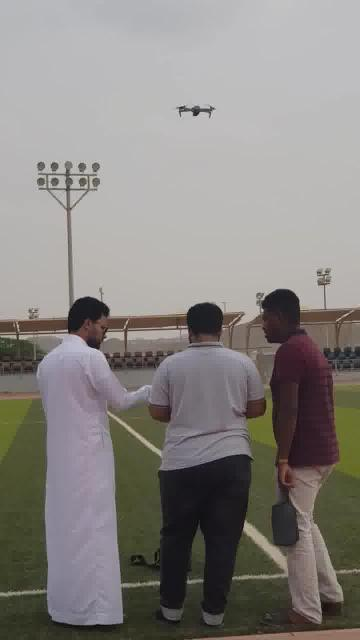
#> input picture drone detection via CV.v1i.createml/train/0267_jpg.rf.95b338daaa7d519ff663e7b2eb195582.jpg, 360 x 640 px, found by its file name; its folder holds only this picture in this run
$ jupyter execute --allow-errors data_analysis.ipynb
#> lines starting #> are read from the running program, lines starting #| are printed output that depends on the picture
[cell 1]
import pandas as pd
import os
from os import listdir
import matplotlib.pyplot as plt
from PIL import Image
import cv2
import numpy as np

[cell 2]
DIR_TRAIN = 'B:\\CV Drone Detection\\drone detection via CV.v1i.createml\\train'
DIR_TEST = 'B:\\CV Drone Detection\\drone detection via CV.v1i.createml\\test'
DIR_VALID = 'B:\\CV Drone Detection\\drone detection via CV.v1i.createml\\valid'

[cell 3]
def lensize_img(path):
    img_list = []
    img_res = {}
    for img in os.listdir(path):
        if img.lower().endswith((".png", ".jpg", ".jpeg")):
            img_path = os.path.join(path, img)
            img_list.append(img)
            if Image.open(img_path).size in img_res:
                img_res[Image.open(img_path).size] += 1
            else:
                img_res[Image.open(img_path).size] = 1

    return len(img_list), img_res

[cell 4]
imgs_size, img_res = lensize_img(DIR_TRAIN)
#> imgs_size = 1; img_res = {(360, 640): 1}
print(f"Train samples: {imgs_size}")
#| Train samples: 1
print(f"Most common resulution:{(list(img_res.keys())[list(img_res.values()).index(sorted(list(img_res.values()))[-1])])} samples: {sorted(list(img_res.values()))[-1]}")
#| Most common resulution:(360, 640) samples: 1
#> (the rest of this cell did not finish here and is left out)

[cell 5]
lovely_dime = [128, 128]

[cell 6]
f"W: {lovely_dime[0]}  H: {lovely_dime[1]}"

[cell 7]
def scaler(in_dir, out_dir, lovely_dime):
    os.makedirs(out_dir, exist_ok=True)
    processed = []

    for img in os.listdir(in_dir):
        if img.lower().endswith((".png", ".jpg", ".jpeg")):
            img_path = os.path.join(in_dir, img)
            image = cv2.imread(img_path)


            height, width = image.shape[:2]
#> height = 640; width = 360

            scale_factor_W, scale_factor_H = lovely_dime[0], lovely_dime[1]
            scale = min(scale_factor_W / width, scale_factor_H / height)
#> scale = 0.2

            new_width = int(width * scale)
#> new_width = 72
            new_height = int(height * scale)
#> new_height = 128

            scaled_image = cv2.resize(src= image,
                                    dsize =(new_width, new_height),
                                    interpolation=cv2.INTER_AREA)
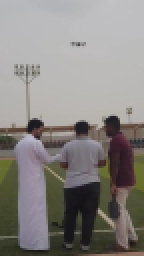
#> scaled_image: shape (128, 72, 3) (shown 2 times larger); mean B, G, R 129, 132.4, 135.8

            canvas = np.zeros((scale_factor_H, scale_factor_W, 3), dtype=np.uint8)

            x_offset = (scale_factor_W - new_width) // 2
#> x_offset = 28
            y_offset = (scale_factor_H - new_height) // 2
#> y_offset = 0
            canvas[y_offset:y_offset+new_height, x_offset:x_offset+new_width] = scaled_image
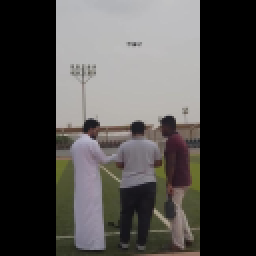
#> canvas: shape (128, 128, 3) (shown 2 times larger); mean B, G, R 72.5, 74.5, 76.4

            save_path = os.path.join(out_dir, img)
            cv2.imwrite(save_path, canvas)
            processed.append(save_path)
    return processed

$ run again, on drone detection via CV.v1i.createml/train/1-318-_jpeg_jpg.rf.4a5aa1fb75b4c393bda722bd4e8f382e.jpg
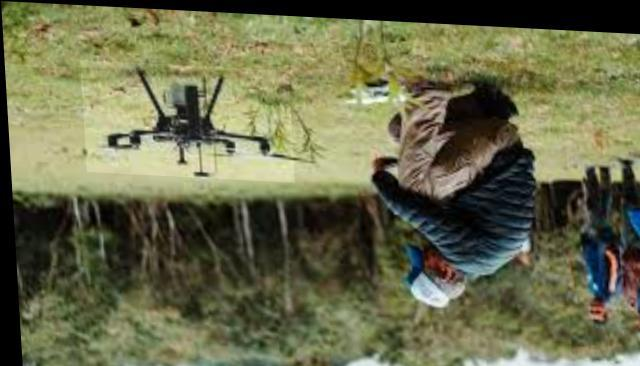
#> input picture drone detection via CV.v1i.createml/train/1-318-_jpeg_jpg.rf.4a5aa1fb75b4c393bda722bd4e8f382e.jpg, 640 x 366 px, found by its file name
#> imgs_size = 1; img_res = {(640, 366): 1}
#| Train samples: 1
#| Most common resulution:(640, 366) samples: 1
#> in scaler, `scaled_image = cv2.resize(src= image, dsize =(new_width, new_height), ..`:
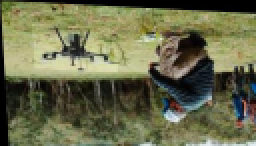
#> scaled_image: shape (73, 128, 3) (shown 2 times larger); mean B, G, R 75.5, 107, 105.4
#> in scaler, `canvas[y_offset:y_offset+new_height, x_offset:x_offset+new_width] = sc..`:
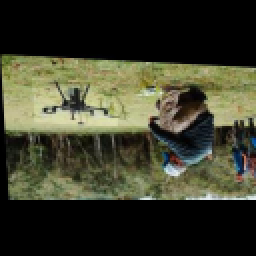
#> canvas: shape (128, 128, 3) (shown 2 times larger); mean B, G, R 43, 61, 60.1
